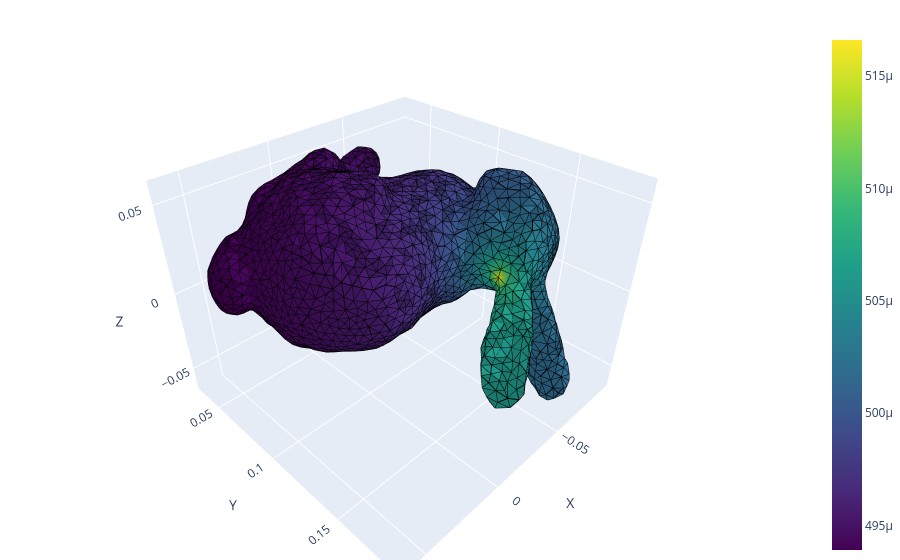

The code cell stored with this chart in its notebook:
### Code cell
plot_mesh(V, F, vertex_func=ft)

### Figure 1 — Plotly figure (JSON) as saved in the notebook; plotly's stock layout.template omitted (floating-point values rounded to 4 significant figures; data arrays with more than 128 entries replaced by an {"elided": "..."} marker saying what was removed)
{"data": [{"colorscale": [[0.0, "#440154"], [0.1111, "#482878"], [0.2222, "#3e4989"], [0.3333, "#31688e"], [0.4444, "#26828e"], [0.5556, "#1f9e89"], [0.6667, "#35b779"], [0.7778, "#6ece58"], [0.8889, "#b5de2b"], [1.0, "#fde725"]], "flatshading": true, "i": {"elided": "5000 int values"}, "intensity": {"elided": "2502 float values"}, "intensitymode": "vertex", "j": {"elided": "5000 int values"}, "k": {"elided": "5000 int values"}, "name": "Faces", "opacity": 1.0, "x": {"elided": "2502 float values"}, "y": {"elided": "2502 float values"}, "z": {"elided": "2502 float values"}, "type": "mesh3d"}, {"hoverinfo": "skip", "line": {"color": "black", "width": 2}, "mode": "lines", "name": "Arêtes", "x": {"elided": "22500 float values"}, "y": {"elided": "22500 float values"}, "z": {"elided": "22500 float values"}, "type": "scatter3d"}], "layout": {"margin": {"l": 0, "r": 0, "b": 0, "t": 30}, "scene": {"xaxis": {"title": {"text": "X"}}, "yaxis": {"title": {"text": "Y"}}, "zaxis": {"title": {"text": "Z"}}}}}
